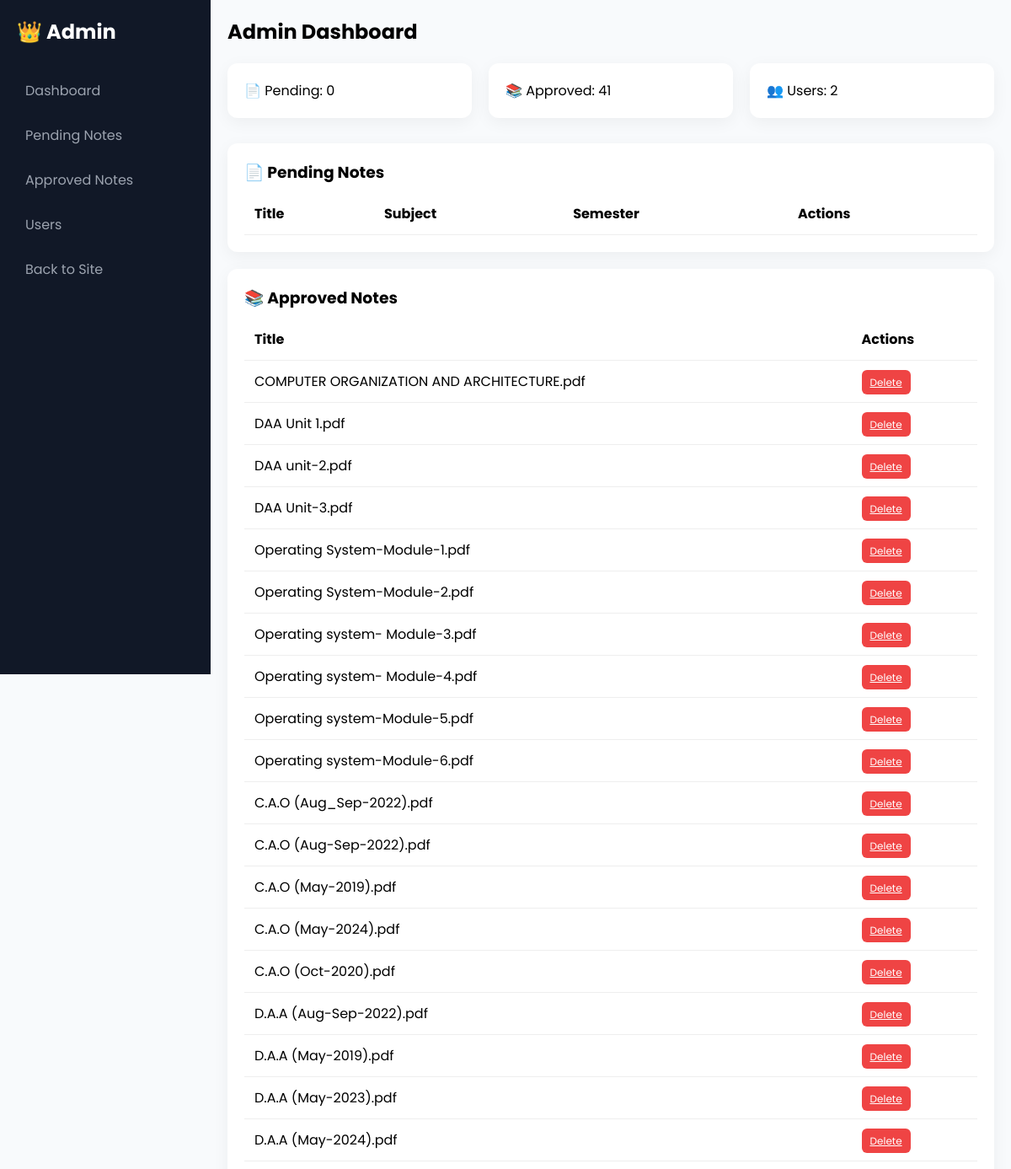
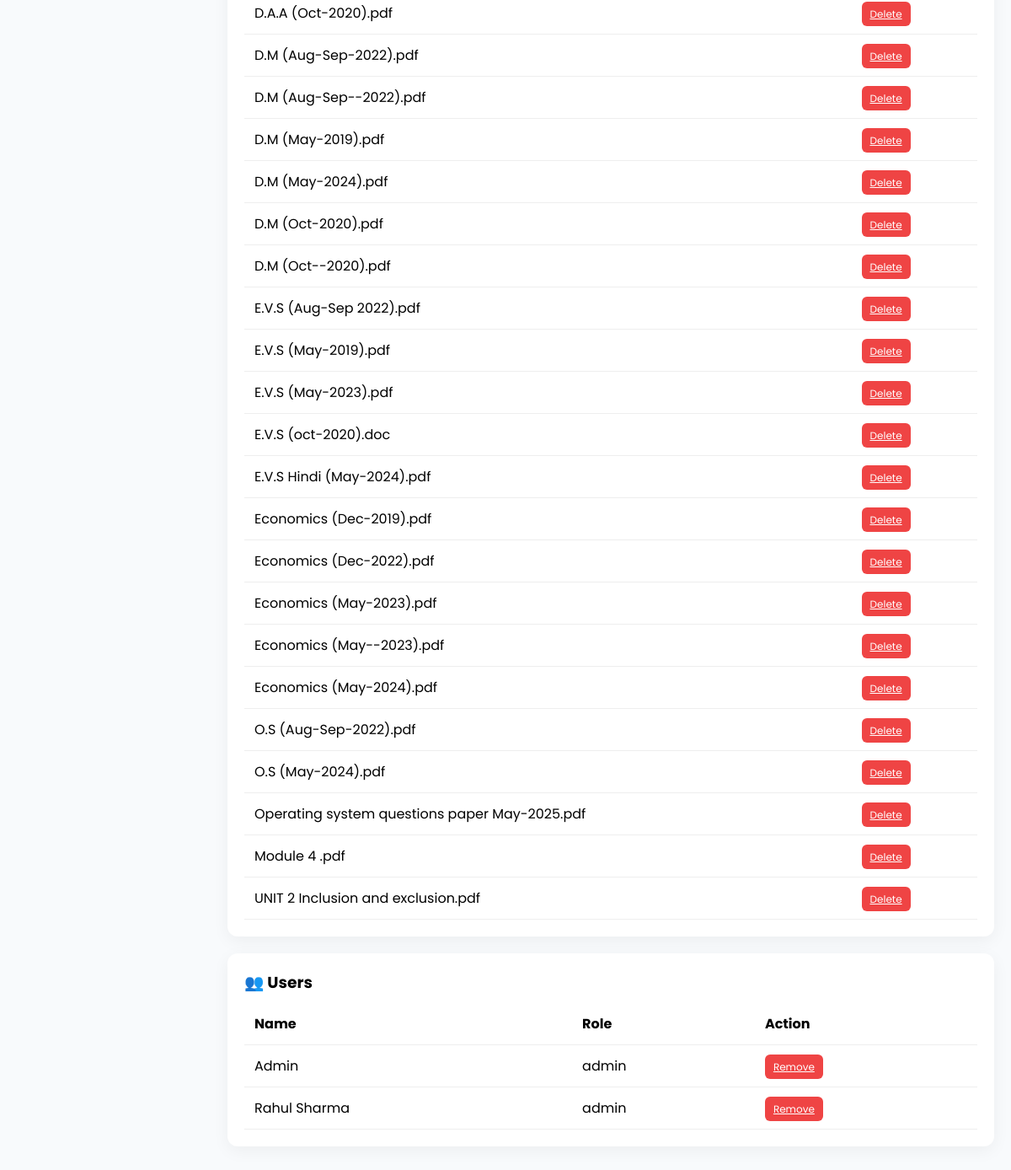
The page /admin (signed in) on the database its author committed (2 pictures, top to bottom).
### tables this page shows
CREATE TABLE notes(
        id INTEGER PRIMARY KEY AUTOINCREMENT,
        title TEXT NOT NULL,
        filename TEXT NOT NULL,
        subject TEXT NOT NULL,
        semester INTEGER NOT NULL,
        uploaded_by TEXT NOT NULL,
        status TEXT NOT NULL DEFAULT 'pending',
        downloads INTEGER DEFAULT 0,
        created_at TIMESTAMP DEFAULT CURRENT_TIMESTAMP
    );

CREATE TABLE users(
        id INTEGER PRIMARY KEY AUTOINCREMENT,
        name TEXT NOT NULL,
        email TEXT UNIQUE NOT NULL,
        mobile TEXT NOT NULL,
        role TEXT NOT NULL DEFAULT 'user',
        created_at TIMESTAMP DEFAULT CURRENT_TIMESTAMP
    );

### app.py (the view)
@app.route("/admin")
def admin():
    if not login_required():
        return login_required_redirect()
    if not admin_required():
        return "⛔ Access Denied"
    conn = get_db_connection()
    cur = conn.cursor()
    cur.execute("SELECT * FROM notes WHERE status='pending'")
    pending_notes = cur.fetchall()
    cur.execute("SELECT * FROM notes WHERE status='approved'")
    approved_notes = cur.fetchall()
    cur.execute("SELECT * FROM users")
    users = cur.fetchall()
    conn.close()
    return render_template(
        "admin.html",
        pending_notes=pending_notes,
        approved_notes=approved_notes,
        users=users
    )

### app.py (called while the page is built)
def get_db_connection():
    conn = sqlite3.connect(Config.DATABASE)
    conn.row_factory = sqlite3.Row
    return conn

def login_required():
    return "user" in session

def admin_required():
    return session.get("role") == "admin"

### templates/admin.html (shortened to what this page needs)
<!DOCTYPE html>
<html lang="en">
<head>
<link rel="stylesheet" href="https://cdnjs.cloudflare.com/ajax/libs/font-awesome/6.5.0/css/all.min.css">
</head>
<body>
<div class="sidebar">
  <h2>👑 Admin</h2>
  <a href="#">Dashboard</a>
  <a href="#pending">Pending Notes</a>
  <a href="#approved">Approved Notes</a>
  <a href="#users">Users</a>
  <a href="/dashboard">Back to Site</a>
</div>
<div class="main">
  <div class="header">
    <h2>Admin Dashboard</h2>
  </div>
  <div class="stats">
    <div class="stat">📄 Pending: {{pending_notes|length}}</div>
    <div class="stat">📚 Approved: {{approved_notes|length}}</div>
    <div class="stat">👥 Users: {{users|length}}</div>
  </div>
  <div class="section" id="pending">
    <h3>📄 Pending Notes</h3>
    <table class="table">
      <tr>
        <th>Title</th>
        <th>Subject</th>
        <th>Semester</th>
        <th>Actions</th>
      </tr>
    </table>
  </div>
  <div class="section" id="approved">
    <h3>📚 Approved Notes</h3>
    <table class="table">
      <tr>
        <th>Title</th>
        <th>Actions</th>
      </tr>
      {% for n in approved_notes %}
      <tr>
        <td>{{n['title']}}</td>
        <td>
          <a href="/delete/{{n['id']}}" class="btn delete">Delete</a>
        </td>
      </tr>
      {% endfor %}
    </table>
  </div>
  <div class="section" id="users">
    <h3>👥 Users</h3>
    <table class="table">
      <tr>
        <th>Name</th>
        <th>Role</th>
        <th>Action</th>
      </tr>
      {% for u in users %}
      <tr>
        <td>{{u['name']}}</td>
        <td>{{u['role']}}</td>
        <td>
          {% if u['role']=='user' %}
            <a href="/make_admin/{{u['id']}}" class="btn admin">Make Admin</a>
          {% else %}
            <a href="/remove_admin/{{u['id']}}" class="btn delete">Remove</a>
          {% endif %}
        </td>
      </tr>
      {% endfor %}
    </table>
  </div>
</div>
</body>
</html>

### templates/admin.html (style rules this page uses)
* { margin:0;padding:0;box-sizing:border-box;font-family:'Poppins',sans-serif; }
body { display:flex; background:#F8FAFC; }
.sidebar { width:250px; height:100vh; background:#111827; color:white; padding:20px; position:fixed; }
.sidebar h2 { margin-bottom:30px; }
.sidebar a { display:block; color:#9ca3af; padding:10px; margin:8px 0; text-decoration:none; border-radius:8px; }
.main { margin-left:250px; padding:20px; width:100%; }
.header { display:flex; justify-content:space-between; align-items:center; margin-bottom:20px; }
.header h2 { font-size:24px; }
.stats { display:grid; grid-template-columns:repeat(auto-fit,minmax(200px,1fr)); gap:20px; margin-bottom:30px; }
.stat { background:white; padding:20px; border-radius:12px; box-shadow:0 5px 20px rgba(0,0,0,0.05); }
.table { width:100%; border-collapse:collapse; margin-top:10px; }
.table th,.table td { padding:12px; text-align:left; border-bottom:1px solid #eee; }
.btn { padding:6px 10px; border:none; border-radius:6px; color:white; cursor:pointer; font-size:12px; }
.delete { background:#ef4444; }
.section { background:white; padding:20px; border-radius:12px; margin-bottom:20px; box-shadow:0 5px 20px rgba(0,0,0,0.05); }

### rows shown on the page
notes: title "COMPUTER ORGANIZATION AND ARCHITECTURE.pdf"
notes: title "DAA Unit 1.pdf"
notes: title "DAA unit-2.pdf"
notes: title "DAA Unit-3.pdf"
notes: title "Operating System-Module-1.pdf"
notes: title "Operating System-Module-2.pdf"
notes: title "Operating system- Module-3.pdf"
notes: title "Operating system- Module-4.pdf"
notes: title "Operating system-Module-5.pdf"
notes: title "Operating system-Module-6.pdf"
notes: title "C.A.O (Aug_Sep-2022).pdf"
notes: title "C.A.O (Aug-Sep-2022).pdf"
notes: title "C.A.O (May-2019).pdf"
notes: title "C.A.O (May-2024).pdf"
notes: title "C.A.O (Oct-2020).pdf"
notes: title "D.A.A (Aug-Sep-2022).pdf"
notes: title "D.A.A (May-2019).pdf"
notes: title "D.A.A (May-2023).pdf"
notes: title "D.A.A (May-2024).pdf"
notes: title "D.A.A (Oct-2020).pdf"
notes: title "D.M (Aug-Sep-2022).pdf"
notes: title "D.M (Aug-Sep--2022).pdf"
notes: title "D.M (May-2019).pdf"
notes: title "D.M (May-2024).pdf"
notes: title "D.M (Oct-2020).pdf"
notes: title "D.M (Oct--2020).pdf"
notes: title "E.V.S (Aug-Sep 2022).pdf"
notes: title "E.V.S (May-2019).pdf"
notes: title "E.V.S (May-2023).pdf"
notes: title "E.V.S (oct-2020).doc"
notes: title "E.V.S Hindi (May-2024).pdf"
notes: title "Economics (Dec-2019).pdf"
notes: title "Economics (Dec-2022).pdf"
notes: title "Economics (May-2023).pdf"
notes: title "Economics (May--2023).pdf"
notes: title "Economics (May-2024).pdf"
notes: title "O.S (Aug-Sep-2022).pdf"
notes: title "O.S (May-2024).pdf"
notes: title "Operating system questions paper May-2025.pdf"
notes: title "Module 4 .pdf"
notes: title "UNIT 2 Inclusion and exclusion.pdf"
users: name "Admin", role "admin"
users: name "Rahul Sharma", role "admin"

### other values the page prints
{{ pending_notes|length }} "0"
{{ approved_notes|length }} "41"
{{ users|length }} "2"
